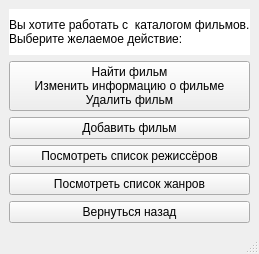
<?xml version="1.0" encoding="UTF-8"?>
<ui version="4.0">
 <class>MainWindow</class>
 <widget class="QMainWindow" name="MainWindow">
  <property name="geometry">
   <rect>
    <x>0</x>
    <y>0</y>
    <width>240</width>
    <height>254</height>
   </rect>
  </property>
  <property name="windowTitle">
   <string>MainWindow</string>
  </property>
  <widget class="QWidget" name="centralwidget">
   <layout class="QVBoxLayout" name="verticalLayout">
    <item>
     <widget class="QLabel" name="label">
      <property name="styleSheet">
       <string notr="true">background-color: rgb(255, 255, 255);</string>
      </property>
      <property name="text">
       <string>Вы хотите работать с  каталогом фильмов.
Выберите желаемое действие:</string>
      </property>
     </widget>
    </item>
    <item>
     <widget class="QPushButton" name="search">
      <property name="text">
       <string>Найти фильм
Изменить информацию о фильме
Удалить фильм</string>
      </property>
     </widget>
    </item>
    <item>
     <widget class="QPushButton" name="add">
      <property name="text">
       <string>Добавить фильм</string>
      </property>
     </widget>
    </item>
    <item>
     <widget class="QPushButton" name="listDirectors">
      <property name="text">
       <string>Посмотреть список режиссёров</string>
      </property>
     </widget>
    </item>
    <item>
     <widget class="QPushButton" name="listGenres">
      <property name="text">
       <string>Посмотреть список жанров</string>
      </property>
     </widget>
    </item>
    <item>
     <widget class="QPushButton" name="returne">
      <property name="text">
       <string>Вернуться назад</string>
      </property>
     </widget>
    </item>
   </layout>
  </widget>
  <widget class="QMenuBar" name="menubar">
   <property name="geometry">
    <rect>
     <x>0</x>
     <y>0</y>
     <width>240</width>
     <height>21</height>
    </rect>
   </property>
  </widget>
  <widget class="QStatusBar" name="statusbar"/>
 </widget>
 <resources/>
 <connections/>
</ui>
